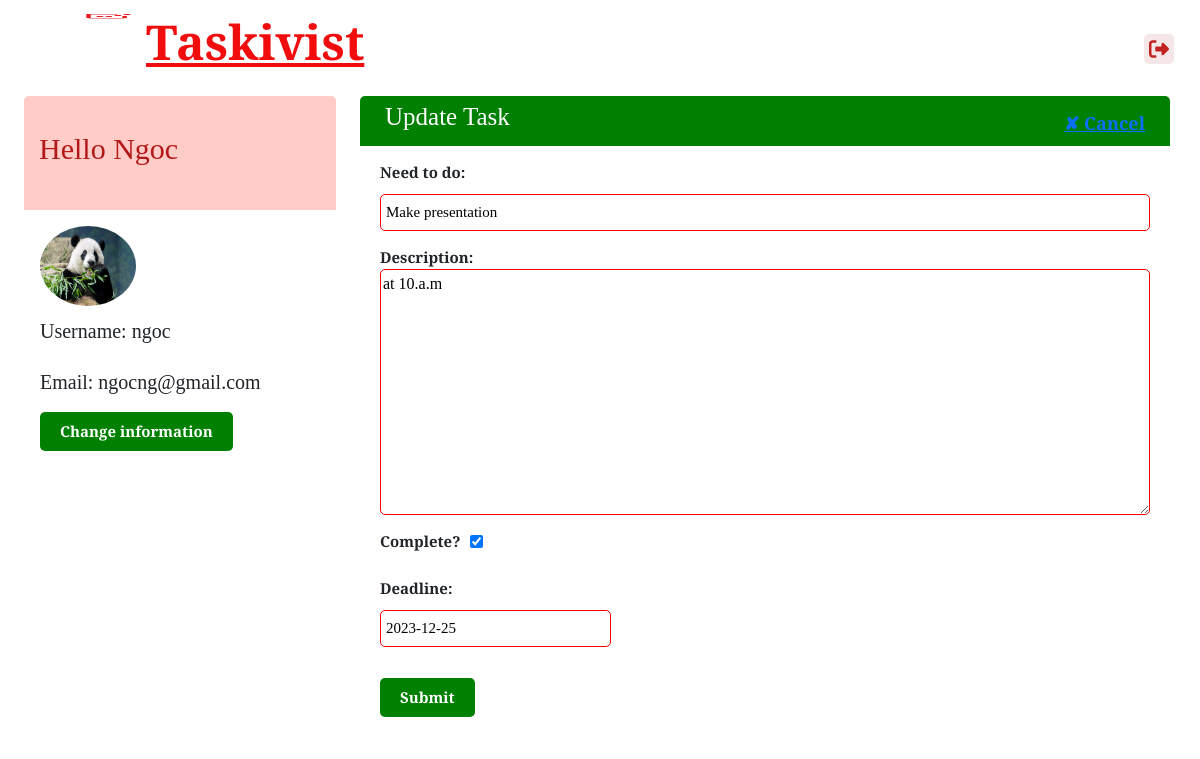
Page /update_task/16 (signed in) on the earlier database version.
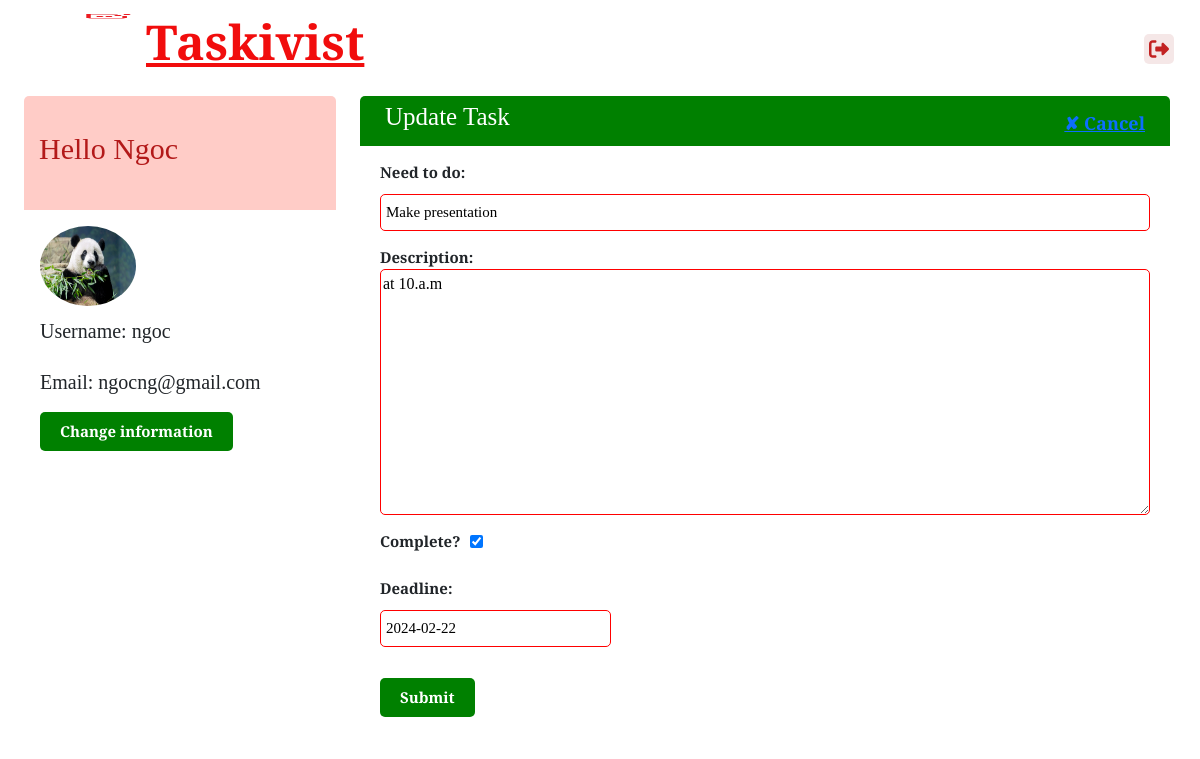
Same page on the later database version.
### todo/models.py (models this page shows, shortened)
class Task(models.Model):
    user = models.ForeignKey(User, on_delete=models.CASCADE)
    title = models.CharField(max_length=200)
    description = models.TextField(null=True, blank=True)
    complete = models.BooleanField(default=False)
    date = models.DateField(default=datetime.date.today(), null=True, blank=True)
    class Meta:
        ordering = ['complete', 'date']

### todo/views.py (the view)
# urls.py: path('update_task/<task_id>', views.taskupdate, name='update-task'),
def taskupdate(request, task_id):
    task = Task.objects.get(pk=task_id)
    form = TaskForm(request.POST or None, instance=task)
    if form.is_valid():
        form.save()
        return redirect('alltasks')
    return render(request, 'todo/task_update.html', {'task': task, 'form': form})

### todo/forms.py
class TaskForm(forms.ModelForm):
    date = forms.DateField(
        widget=AdminDateWidget()
    )
    class Meta:
        model = Task
        fields = ['title', 'description', 'complete', 'date']

### todo/templates/todo/task_update.html (shortened to what this page needs)
{% extends 'main.html' %}
{% block maincol %}
<div class="col_left">
    <div data-region="blocks-left">
      <div class="profile-bar">
          <h2 class="card-title">Hello {{request.user|title}}</h2>
      </div>
      <div class="card-body">
          <div class="card-profile">
              {% include 'profile/profile.html' %}
          </div>
      </div>
    </div>
  </div>
<div class="maincol">
    <div data-region="blocks-right">
        <div class="header-bar-narrow">
            <h1 style="font-size: 25px;">Update Task</h1>
            <a href="{% url 'alltasks' %}">&#10008; Cancel</a>
        </div>
        <div class="main-body">
            <form method="POST" enctype="multipart/form-data" action="">
                <div class="form-group">
                    <label class="label" for="title">Need to do:</label>
                    {{ form.title }}
                </div>
                <div class="form-group">
                    <label class="label" for="description">Description:</label>
                    {{ form.description }}
                </div>
                <div class="form-group">
                    <label class="label" for="complete">Complete?</label>
                    {{ form.complete }}
                </div>
                <div class="form-group-date">
                    <label class="label" for="date">Deadline:</label>
                    {{ form.date }}
                </div>
                <input class="button-submit" type="submit" value="Submit">
            </form>
        </div>
    </div>
</div>
{% endblock %}

Differences in the rows shown:
changed Task "Make presentation": date "2023-12-25" → "2024-02-22"
